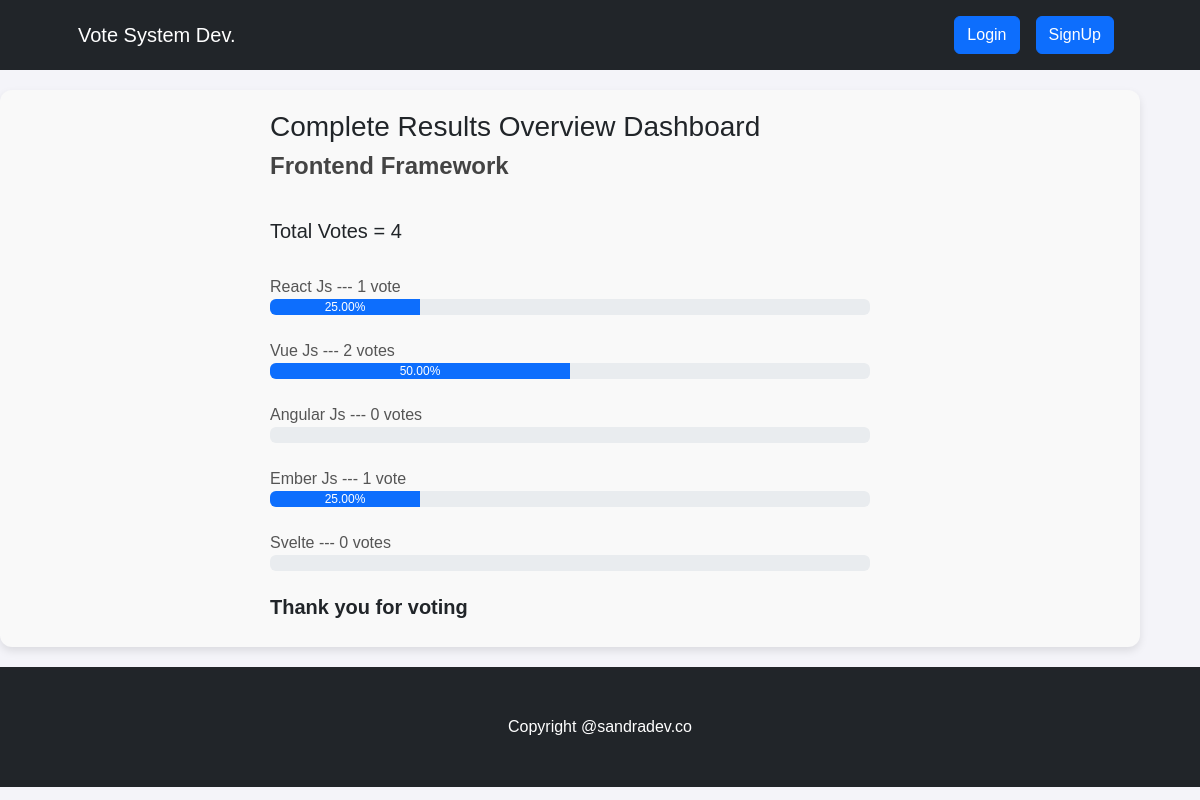
The app's page /result/frontend-framework with its own data.
### voteapp/models.py (models this page shows, shortened)
class Category(models.Model):
    title = models.CharField(max_length=200)
    slug = models.SlugField(blank=True, null=True)
    description = models.TextField(blank=True, null=True)
    total_vote = models.IntegerField(default=0)
    voters = models.ManyToManyField(User, blank=True)
    picture = models.ImageField(upload_to="img", blank=True, null=True)

class CategoryItem(models.Model):
    title = models.CharField(max_length=200)
    total_vote = models.IntegerField(default=0)
    category = models.ForeignKey(Category, on_delete=models.CASCADE, related_name="items")
    voters = models.ManyToManyField(User, blank=True)
    @property
    def percentage_vote(self):
        category_votes = self.category.total_vote
        item_votes = self.total_vote
        if category_votes == 0:
            vote_in_percentage = 0
        else:
            vote_in_percentage = (item_votes/category_votes) * 100
        return vote_in_percentage

### voteapp/views.py (the view)
# urls.py: path("result/<str:slug>", views.result, name="result"),
def result(request, slug):
    category = Category.objects.get(slug=slug)
    items = CategoryItem.objects.filter(category=category)
    context = {"category": category, "items": items}
    return render(request, "result.html", context)

### voteapp/templatetags/custom_filters.py (called while the page is built)
@register.filter(name="has_voted")
def has_voted(user, voters):
    return any(user.id== voter.id for voter in voters)

### voteapp/templates/result.html
{% extends 'base.html' %}
{% block content %}
{% load humanize %}
{% load custom_filters %}
<div class="container result-container">
    <div class="sub-container">
      <h3>Complete Results Overview Dashboard</h3>
      <h4>{{category.title}}</h4>
      <br>
      <h5>Total Votes = {{category.total_vote}}</h5>
      <br />
      {% for item in items  %}
      {% if request.user|has_voted:item.voters.all %}
      <small>{{item.title}}</strong> --- {{item.total_vote}} vote{{item.total_vote | pluralize:",s"}} ---  <strong>[voted]</strong> </small>
      <div class="progressContainer">
        <div class="progress">
          <div
            class="progress-bar"
            role="progressbar"
            aria-label="Example with label"
            style="width:{{item.percentage_vote | floatformat:2}}%;"
            aria-valuenow="25"
            aria-valuemin="0"
            aria-valuemax="100"
          >
          {{item.percentage_vote | floatformat:2}}%
          </div>
        </div>
      </div>
      <br>
      {% else %}
      <small>{{item.title}}</strong> --- {{item.total_vote}} vote{{item.total_vote | pluralize:",s"}} </small>
      <div class="progressContainer">
        <div class="progress">
          <div
            class="progress-bar"
            role="progressbar"
            aria-label="Example with label"
            style="width:{{item.percentage_vote | floatformat:2}}%;"
            aria-valuenow="25"
            aria-valuemin="0"
            aria-valuemax="100"
          >
          {{item.percentage_vote | floatformat:2}}%
          </div>
        </div>
      </div>
      <br>
      {% endif %}
      {% endfor %}
      <h5 style="font-weight: bold">Thank you for voting</h5>
    </div>
  </div>
{% endblock content %}

### voteapp/static/css/style.css (style rules this page uses)
* { box-sizing: border-box; margin: 0; padding: 0; font-family: 'Arial', sans-serif; }
body { background-color: #f4f4f9; }
.result-container { display: flex; flex-direction: column; align-items: center; justify-content: center; padding: 20px; background-color: #f9f9f9; border-radius: 12px; box-shadow: 0 4px 8px rgba(0, 0, 0, 0.1); margin: 20px 0; }
.sub-container { width: 100%; max-width: 600px; }
.result-container h4 { font-size: 1.5rem; color: #444; margin-bottom: 15px; font-family: 'Arial', sans-serif; font-weight: 600; }
.result-container small { font-size: 1rem; color: #555; font-family: 'Verdana', sans-serif; line-height: 1.5; margin-bottom: 10px; }

### records on screen
Category: title "Frontend Framework", total_vote "4"
CategoryItem: title "React Js", total_vote "1", percentage_vote "25.00"
CategoryItem: title "Vue Js", total_vote "2", total_vote|pluralize "s", percentage_vote "50.00"
CategoryItem: title "Angular Js", total_vote "0", total_vote|pluralize "s"
CategoryItem: title "Ember Js", total_vote "1", percentage_vote "25.00"
CategoryItem: title "Svelte", total_vote "0", total_vote|pluralize "s"
